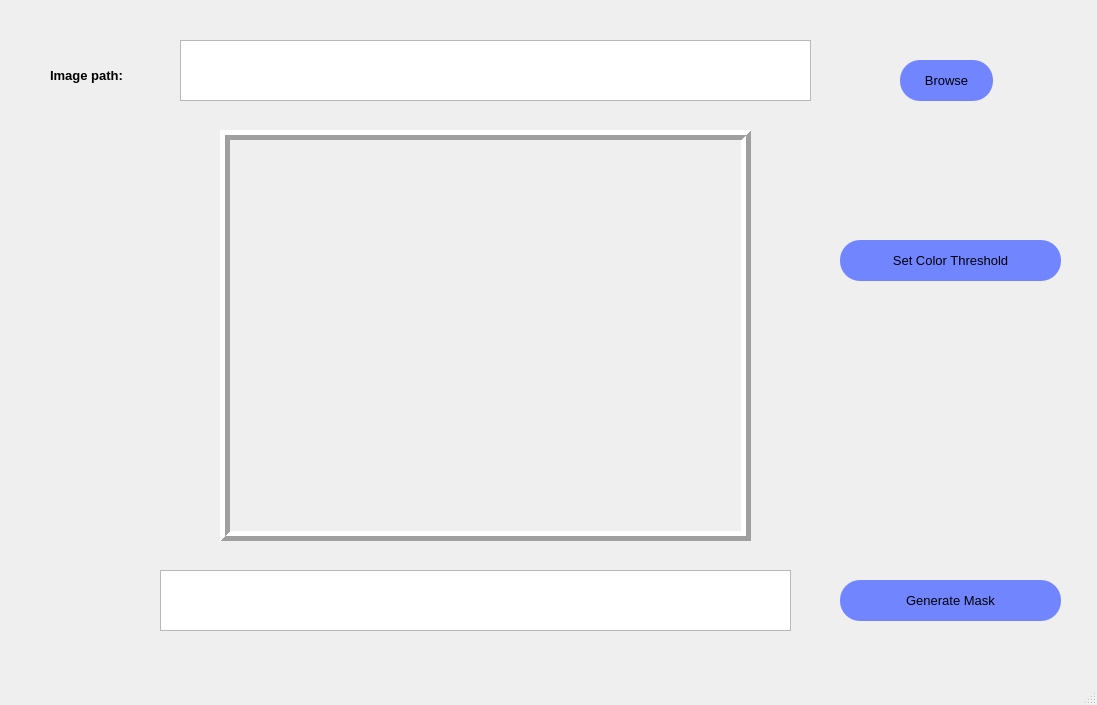
<?xml version="1.0" encoding="UTF-8"?>
<ui version="4.0">
 <class>MainWindow</class>
 <widget class="QMainWindow" name="MainWindow">
  <property name="geometry">
   <rect>
    <x>0</x>
    <y>0</y>
    <width>1097</width>
    <height>705</height>
   </rect>
  </property>
  <property name="windowTitle">
   <string>MainWindow</string>
  </property>
  <widget class="QWidget" name="centralwidget">
   <widget class="QTextBrowser" name="image_path_lable">
    <property name="geometry">
     <rect>
      <x>180</x>
      <y>40</y>
      <width>631</width>
      <height>61</height>
     </rect>
    </property>
   </widget>
   <widget class="QLabel" name="label">
    <property name="geometry">
     <rect>
      <x>50</x>
      <y>60</y>
      <width>111</width>
      <height>31</height>
     </rect>
    </property>
    <property name="font">
     <font>
      <pointsize>10</pointsize>
      <weight>75</weight>
      <bold>true</bold>
     </font>
    </property>
    <property name="text">
     <string>Image path:</string>
    </property>
   </widget>
   <widget class="QPushButton" name="Browse_button">
    <property name="geometry">
     <rect>
      <x>900</x>
      <y>60</y>
      <width>93</width>
      <height>41</height>
     </rect>
    </property>
    <property name="font">
     <font>
      <family>MS Shell Dlg 2</family>
      <pointsize>10</pointsize>
      <weight>50</weight>
      <italic>false</italic>
      <bold>false</bold>
     </font>
    </property>
    <property name="styleSheet">
     <string notr="true">QPushButton{
	font: 10pt &quot;MS Shell Dlg 2&quot;;
	color: rgb(0, 0, 0);
	background-color: rgb(112, 133, 255);
	border-radius: 20px;
}

QPushButton:hover {
	background-color: rgb(110, 33, 255);
	color: rgb(255, 255, 255);
}</string>
    </property>
    <property name="text">
     <string>Browse</string>
    </property>
   </widget>
   <widget class="QPushButton" name="set_color_threshold_button">
    <property name="geometry">
     <rect>
      <x>840</x>
      <y>240</y>
      <width>221</width>
      <height>41</height>
     </rect>
    </property>
    <property name="font">
     <font>
      <family>MS Shell Dlg 2</family>
      <pointsize>10</pointsize>
      <weight>50</weight>
      <italic>false</italic>
      <bold>false</bold>
     </font>
    </property>
    <property name="styleSheet">
     <string notr="true">QPushButton{
	font: 10pt &quot;MS Shell Dlg 2&quot;;
	color: rgb(0, 0, 0);
	background-color: rgb(112, 133, 255);
	border-radius: 20px;
}

QPushButton:hover {
	background-color: rgb(110, 33, 255);
	color: rgb(255, 255, 255);
}</string>
    </property>
    <property name="text">
     <string>Set Color Threshold</string>
    </property>
   </widget>
   <widget class="QPushButton" name="generate_mask_button">
    <property name="geometry">
     <rect>
      <x>840</x>
      <y>580</y>
      <width>221</width>
      <height>41</height>
     </rect>
    </property>
    <property name="font">
     <font>
      <family>MS Shell Dlg 2</family>
      <pointsize>10</pointsize>
      <weight>50</weight>
      <italic>false</italic>
      <bold>false</bold>
     </font>
    </property>
    <property name="styleSheet">
     <string notr="true">QPushButton{
	font: 10pt &quot;MS Shell Dlg 2&quot;;
	color: rgb(0, 0, 0);
	background-color: rgb(112, 133, 255);
	border-radius: 20px;
}

QPushButton:hover {
	background-color: rgb(110, 33, 255);
	color: rgb(255, 255, 255);
}</string>
    </property>
    <property name="text">
     <string>Generate Mask</string>
    </property>
   </widget>
   <widget class="QLabel" name="image_display">
    <property name="geometry">
     <rect>
      <x>220</x>
      <y>130</y>
      <width>531</width>
      <height>411</height>
     </rect>
    </property>
    <property name="styleSheet">
     <string notr="true"/>
    </property>
    <property name="frameShape">
     <enum>QFrame::Box</enum>
    </property>
    <property name="frameShadow">
     <enum>QFrame::Raised</enum>
    </property>
    <property name="lineWidth">
     <number>5</number>
    </property>
    <property name="text">
     <string/>
    </property>
    <property name="scaledContents">
     <bool>true</bool>
    </property>
    <property name="openExternalLinks">
     <bool>false</bool>
    </property>
   </widget>
   <widget class="QTextBrowser" name="HSV_value_display">
    <property name="geometry">
     <rect>
      <x>160</x>
      <y>570</y>
      <width>631</width>
      <height>61</height>
     </rect>
    </property>
   </widget>
  </widget>
  <widget class="QMenuBar" name="menubar">
   <property name="geometry">
    <rect>
     <x>0</x>
     <y>0</y>
     <width>1097</width>
     <height>26</height>
    </rect>
   </property>
  </widget>
  <widget class="QStatusBar" name="statusbar"/>
 </widget>
 <resources/>
 <connections/>
</ui>
